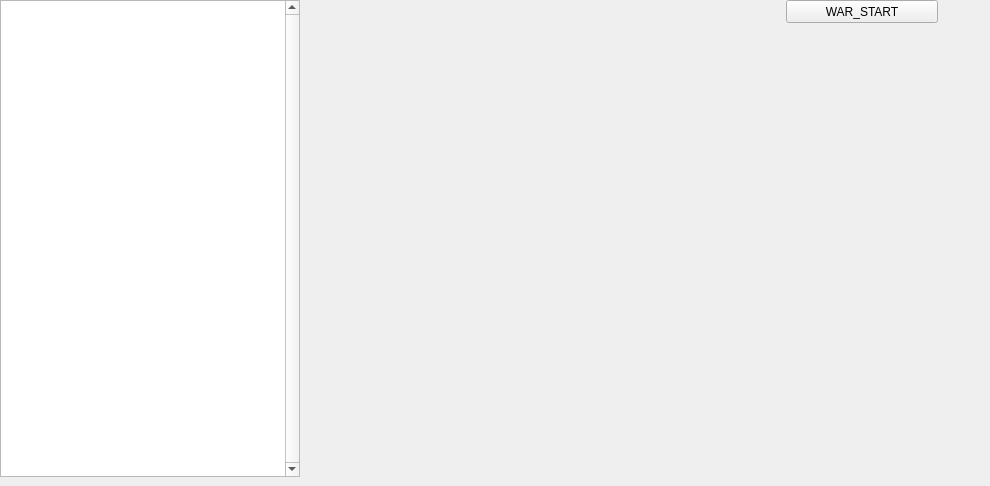
   <widget class="QWidget" name="page">
    <widget class="QWidget" name="job_widget" native="true">
     <property name="geometry">
      <rect>
       <x>306</x>
       <y>0</y>
       <width>675</width>
       <height>477</height>
      </rect>
     </property>
     <widget class="QLabel" name="black_wizard_lb">
      <property name="geometry">
       <rect>
        <x>370</x>
        <y>260</y>
        <width>291</width>
        <height>261</height>
       </rect>
      </property>
      <property name="sizePolicy">
       <sizepolicy hsizetype="MinimumExpanding" vsizetype="MinimumExpanding">
        <horstretch>0</horstretch>
        <verstretch>0</verstretch>
       </sizepolicy>
      </property>
      <property name="minimumSize">
       <size>
        <width>100</width>
        <height>191</height>
       </size>
      </property>
      <property name="styleSheet">
       <string notr="true"/>
      </property>
      <property name="text">
       <string/>
      </property>
      <property name="pixmap">
       <pixmap>../wizard_black/walk1.png</pixmap>
      </property>
      <property name="alignment">
       <set>Qt::AlignCenter</set>
      </property>
      <property name="margin">
       <number>-12</number>
      </property>
     </widget>
     <widget class="QLabel" name="red_wizard_lb">
      <property name="geometry">
       <rect>
        <x>270</x>
        <y>290</y>
        <width>180</width>
        <height>200</height>
       </rect>
      </property>
      <property name="sizePolicy">
       <sizepolicy hsizetype="Preferred" vsizetype="Preferred">
        <horstretch>0</horstretch>
        <verstretch>0</verstretch>
       </sizepolicy>
      </property>
      <property name="minimumSize">
       <size>
        <width>180</width>
        <height>200</height>
       </size>
      </property>
      <property name="maximumSize">
       <size>
        <width>100</width>
        <height>110</height>
       </size>
      </property>
      <property name="styleSheet">
       <string notr="true"/>
      </property>
      <property name="text">
       <string/>
      </property>
      <property name="pixmap">
       <pixmap>../wizard_red/walk1.png</pixmap>
      </property>
      <property name="scaledContents">
       <bool>false</bool>
      </property>
      <property name="alignment">
       <set>Qt::AlignCenter</set>
      </property>
      <property name="margin">
       <number>-12</number>
      </property>
     </widget>
     <widget class="QLabel" name="archer_lb">
      <property name="geometry">
       <rect>
        <x>80</x>
        <y>310</y>
        <width>170</width>
        <height>190</height>
       </rect>
      </property>
      <property name="sizePolicy">
       <sizepolicy hsizetype="Minimum" vsizetype="Minimum">
        <horstretch>0</horstretch>
        <verstretch>0</verstretch>
       </sizepolicy>
      </property>
      <property name="minimumSize">
       <size>
        <width>170</width>
        <height>190</height>
       </size>
      </property>
      <property name="maximumSize">
       <size>
        <width>100</width>
        <height>110</height>
       </size>
      </property>
      <property name="styleSheet">
       <string notr="true"/>
      </property>
      <property name="text">
       <string/>
      </property>
      <property name="pixmap">
       <pixmap>../archer/walk1.png</pixmap>
      </property>
      <property name="scaledContents">
       <bool>false</bool>
      </property>
      <property name="alignment">
       <set>Qt::AlignCenter</set>
      </property>
      <property name="margin">
       <number>-12</number>
      </property>
     </widget>
     <widget class="QLabel" name="warrior_lb">
      <property name="geometry">
       <rect>
        <x>-40</x>
        <y>310</y>
        <width>185</width>
        <height>203</height>
       </rect>
      </property>
      <property name="sizePolicy">
       <sizepolicy hsizetype="Preferred" vsizetype="Preferred">
        <horstretch>0</horstretch>
        <verstretch>0</verstretch>
       </sizepolicy>
      </property>
      <property name="minimumSize">
       <size>
        <width>185</width>
        <height>203</height>
       </size>
      </property>
      <property name="maximumSize">
       <size>
        <width>100</width>
        <height>110</height>
       </size>
      </property>
      <property name="text">
       <string/>
      </property>
      <property name="pixmap">
       <pixmap>../warrior/walk1.png</pixmap>
      </property>
      <property name="alignment">
       <set>Qt::AlignCenter</set>
      </property>
      <property name="wordWrap">
       <bool>false</bool>
      </property>
      <property name="margin">
       <number>-12</number>
      </property>
      <property name="indent">
       <number>-1</number>
      </property>
     </widget>
     <widget class="QLabel" name="white_wizard_lb">
      <property name="geometry">
       <rect>
        <x>570</x>
        <y>280</y>
        <width>111</width>
        <height>211</height>
       </rect>
      </property>
      <property name="sizePolicy">
       <sizepolicy hsizetype="MinimumExpanding" vsizetype="MinimumExpanding">
        <horstretch>0</horstretch>
        <verstretch>0</verstretch>
       </sizepolicy>
      </property>
      <property name="minimumSize">
       <size>
        <width>100</width>
        <height>210</height>
       </size>
      </property>
      <property name="styleSheet">
       <string notr="true"/>
      </property>
      <property name="text">
       <string/>
      </property>
      <property name="pixmap">
       <pixmap>../wizard_white/attack1.png</pixmap>
      </property>
      <property name="alignment">
       <set>Qt::AlignCenter</set>
      </property>
      <property name="margin">
       <number>-12</number>
      </property>
     </widget>
     <widget class="QPushButton" name="war_start">
      <property name="geometry">
       <rect>
        <x>480</x>
        <y>0</y>
        <width>152</width>
        <height>23</height>
       </rect>
      </property>
      <property name="text">
       <string>WAR_START</string>
      </property>
     </widget>
     <widget class="QLabel" name="swordman_lb">
      <property name="geometry">
       <rect>
        <x>80</x>
        <y>320</y>
        <width>351</width>
        <height>171</height>
       </rect>
      </property>
      <property name="text">
       <string/>
      </property>
      <property name="pixmap">
       <pixmap>../swordman/walk1.png</pixmap>
      </property>
      <property name="alignment">
       <set>Qt::AlignCenter</set>
      </property>
     </widget>
    </widget>
    <widget class="QTextEdit" name="battle_dialog">
     <property name="geometry">
      <rect>
       <x>0</x>
       <y>0</y>
       <width>300</width>
       <height>477</height>
      </rect>
     </property>
     <property name="sizePolicy">
      <sizepolicy hsizetype="MinimumExpanding" vsizetype="MinimumExpanding">
       <horstretch>0</horstretch>
       <verstretch>0</verstretch>
      </sizepolicy>
     </property>
     <property name="minimumSize">
      <size>
       <width>250</width>
       <height>477</height>
      </size>
     </property>
     <property name="maximumSize">
      <size>
       <width>300</width>
       <height>500</height>
      </size>
     </property>
     <property name="contextMenuPolicy">
      <enum>Qt::DefaultContextMenu</enum>
     </property>
     <property name="verticalScrollBarPolicy">
      <enum>Qt::ScrollBarAlwaysOn</enum>
     </property>
     <property name="readOnly">
      <bool>true</bool>
     </property>
    </widget>
   </widget>
